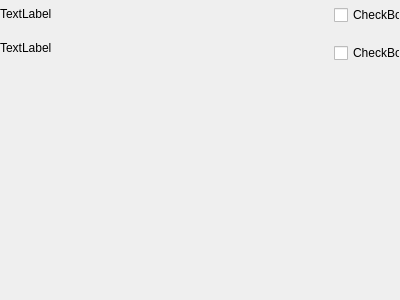
<?xml version="1.0" encoding="UTF-8"?>
<ui version="4.0">
 <class>C_SyvDaPePieChart</class>
 <widget class="QWidget" name="C_SyvDaPePieChart">
  <property name="geometry">
   <rect>
    <x>0</x>
    <y>0</y>
    <width>400</width>
    <height>300</height>
   </rect>
  </property>
  <property name="windowTitle">
   <string>Form</string>
  </property>
  <layout class="QVBoxLayout" name="verticalLayout_3" stretch="0,1">
   <property name="leftMargin">
    <number>0</number>
   </property>
   <property name="topMargin">
    <number>0</number>
   </property>
   <property name="rightMargin">
    <number>0</number>
   </property>
   <property name="bottomMargin">
    <number>0</number>
   </property>
   <item>
    <layout class="QHBoxLayout" name="horizontalLayout" stretch="0,0,0">
     <item>
      <layout class="QVBoxLayout" name="verticalLayout_2">
       <item>
        <spacer name="verticalSpacer_2">
         <property name="orientation">
          <enum>Qt::Vertical</enum>
         </property>
         <property name="sizeType">
          <enum>QSizePolicy::Fixed</enum>
         </property>
         <property name="sizeHint" stdset="0">
          <size>
           <width>20</width>
           <height>7</height>
          </size>
         </property>
        </spacer>
       </item>
       <item>
        <widget class="stw::opensyde_gui_elements::C_OgeLabToolTipBase" name="pc_LabelShowUnit">
         <property name="styleRole" stdset="0">
          <string>group-item</string>
         </property>
         <property name="text">
          <string>TextLabel</string>
         </property>
         <property name="alignment">
          <set>Qt::AlignLeading|Qt::AlignLeft|Qt::AlignTop</set>
         </property>
        </widget>
       </item>
       <item>
        <widget class="stw::opensyde_gui_elements::C_OgeLabToolTipBase" name="pc_LabelShowValue">
         <property name="styleRole" stdset="0">
          <string>group-item</string>
         </property>
         <property name="text">
          <string>TextLabel</string>
         </property>
         <property name="alignment">
          <set>Qt::AlignLeading|Qt::AlignLeft|Qt::AlignTop</set>
         </property>
        </widget>
       </item>
      </layout>
     </item>
     <item>
      <spacer name="horizontalSpacer">
       <property name="orientation">
        <enum>Qt::Horizontal</enum>
       </property>
       <property name="sizeHint" stdset="0">
        <size>
         <width>40</width>
         <height>20</height>
        </size>
       </property>
      </spacer>
     </item>
     <item>
      <layout class="QVBoxLayout" name="verticalLayout">
       <property name="spacing">
        <number>8</number>
       </property>
       <item>
        <widget class="stw::opensyde_gui_elements::C_OgeChxTristateBase" name="pc_CheckBoxUnit">
         <property name="styleRole" stdset="0">
          <string>chx-tristate-transparent-toggle</string>
         </property>
         <property name="minimumSize">
          <size>
           <width>66</width>
           <height>30</height>
          </size>
         </property>
         <property name="maximumSize">
          <size>
           <width>66</width>
           <height>30</height>
          </size>
         </property>
         <property name="text">
          <string>CheckBox</string>
         </property>
        </widget>
       </item>
       <item>
        <widget class="stw::opensyde_gui_elements::C_OgeChxTristateBase" name="pc_CheckBoxValue">
         <property name="styleRole" stdset="0">
          <string>chx-tristate-transparent-toggle</string>
         </property>
         <property name="minimumSize">
          <size>
           <width>66</width>
           <height>30</height>
          </size>
         </property>
         <property name="maximumSize">
          <size>
           <width>66</width>
           <height>30</height>
          </size>
         </property>
         <property name="text">
          <string>CheckBox</string>
         </property>
        </widget>
       </item>
      </layout>
     </item>
    </layout>
   </item>
   <item>
    <spacer name="verticalSpacer">
     <property name="orientation">
      <enum>Qt::Vertical</enum>
     </property>
     <property name="sizeHint" stdset="0">
      <size>
       <width>20</width>
       <height>220</height>
      </size>
     </property>
    </spacer>
   </item>
  </layout>
 </widget>
 <customwidgets>
  <customwidget>
   <class>stw::opensyde_gui_elements::C_OgeLabToolTipBase</class>
   <extends>QLabel</extends>
   <header>C_OgeLabToolTipBase.hpp</header>
  </customwidget>
  <customwidget>
   <class>stw::opensyde_gui_elements::C_OgeChxTristateBase</class>
   <extends>QCheckBox</extends>
   <header>C_OgeChxTristateBase.hpp</header>
  </customwidget>
 </customwidgets>
 <resources/>
 <connections/>
</ui>
